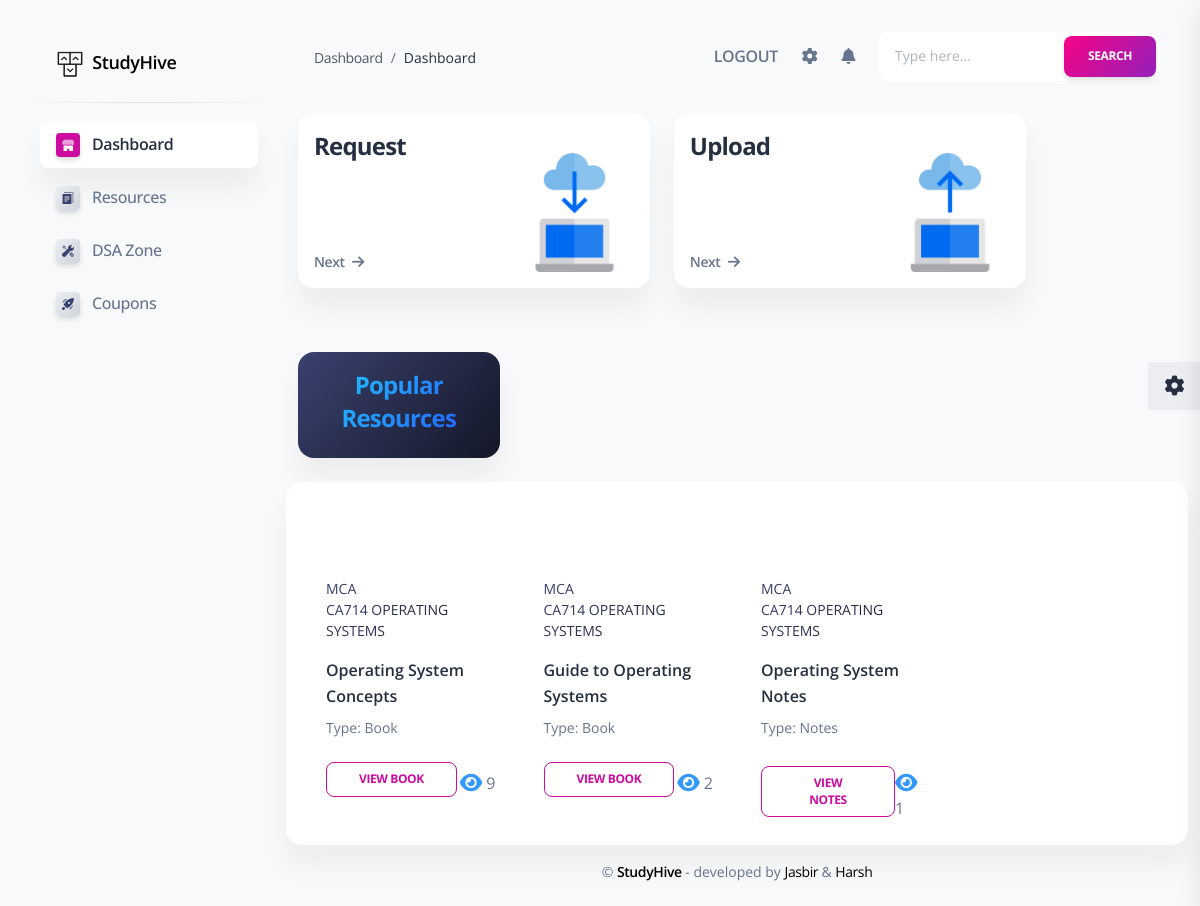
The app's page / (signed in), older data.
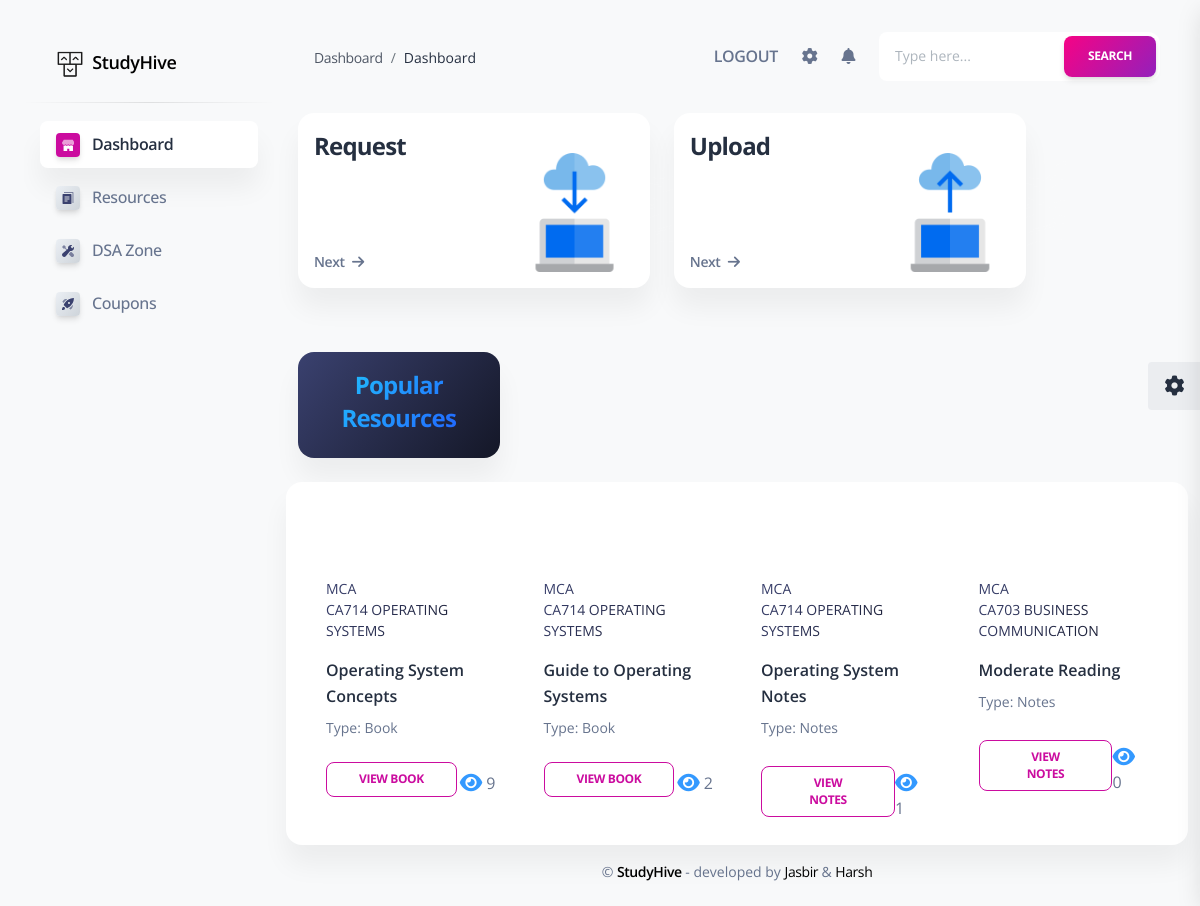
The same page, newer data.
### resource/models/resource.py (models this page shows, shortened)
class Resource(models.Model):
    RESOURCE_TYPE = (
        ('Q', 'Question paper'),
        ('N', 'Notes'),
        ('B', 'Book'),
    )
    student = models.ForeignKey(Student, on_delete=models.CASCADE)
    course = models.ForeignKey(Course, on_delete=models.CASCADE)
    subject = models.ForeignKey(Subject, on_delete=models.CASCADE)
    title = models.CharField(blank=True,null=True, max_length=250)
    type = models.CharField(choices=RESOURCE_TYPE, max_length=1)
    file = models.FileField(upload_to=get_upload_path)
    timestamp = models.DateTimeField(default=timezone.now)
    views = models.PositiveIntegerField(default=0)
    approved = models.BooleanField(default=False)
    class Meta:
        verbose_name = 'Resource'
        verbose_name_plural = 'Resources'

### resource/models/course.py (models this page shows)
class Course(models.Model):
    name = models.CharField(max_length=50)
    class Meta:
        verbose_name = 'Course'
        verbose_name_plural = 'Courses'
    def __str__(self):
        return self.name

### resource/models/subject.py (models this page shows)
class Subject(models.Model):
    course = models.ForeignKey(Course, on_delete=models.CASCADE)
    code = models.CharField(max_length=10)
    name = models.CharField(max_length=50)
    class Meta:
        verbose_name = 'Subject'
        verbose_name_plural = 'Subjects'
    def __str__(self):
        return f"{self.code} {self.name}"

### home/views/home.py (the view)
# urls.py: path("", dsa.index, name="dsa")
@login_required(login_url='/login/')
def index(request):
    popular_resources = get_popular_resources()
    return render(request, 'home/index.html', {'popular_resources': popular_resources})

### home/views/home.py (called while the page is built)
def get_popular_resources(count=4):
    resources = Resource.objects.all().order_by('-views')[:count]
    return resources

### resource/templatetags/resource_filters.py (called while the page is built)
@register.filter(name='resource_type')
def resource_type(type):
    if type=='Q':
        return "Question paper"
    elif type=='B':
        return "Book"
    elif type=='N':
        return "Notes"

### templates/home/index.html (shortened to what this page needs)
{% extends 'layouts/base.html' %}
{% load resource_filters %}
{% block content %}
    <div class="container-fluid py-4">
      <div class="row">
        <div class="col-5 mb-lg-0 mb-4">
          <div class="card">
            <div class="card-body p-3">
              <div class="row">
                <div class="col-lg-6">
                  <div class="d-flex flex-column h-100">
                    <h4 class="font-weight-bolder">Request</h4>
                    <a class="text-body text-sm font-weight-bold mb-0 icon-move-right mt-auto" href="{% url 'resource-request' %}">
                      Next
                      <i class="fas fa-arrow-right text-sm ms-1" aria-hidden="true"></i>
                    </a>
                  </div>
                </div>
                <div class="col-lg-5 ms-auto text-center mt-5 mt-lg-0">
                  <div class="border-radius-lg h-100">
                    <div class="position-relative d-flex align-items-center justify-content-center h-100">
                      <img class="w-100 position-relative z-index-2 pt-4" src="/static/assets/img/illustrations/download.png">
                    </div>
                  </div>
                </div>
              </div>
            </div>
          </div>
        </div>
        <div class="col-5 mb-lg-0 mb-4">
          <div class="card">
            <div class="card-body p-3">
              <div class="row">
                <div class="col-lg-6">
                  <div class="d-flex flex-column h-100">
                    <h4 class="font-weight-bolder">Upload</h4>
                    <a class="text-body text-sm font-weight-bold mb-0 icon-move-right mt-auto" href="{% url 'resource-upload' %}">
                      Next
                      <i class="fas fa-arrow-right text-sm ms-1" aria-hidden="true"></i>
                    </a>
                  </div>
                </div>
                <div class="col-lg-5 ms-auto text-center mt-5 mt-lg-0">
                  <div class=" border-radius-lg h-100">
                    <div class="position-relative d-flex align-items-center justify-content-center h-100">
                      <img class="w-100 position-relative z-index-2 pt-4" src="/static/assets/img/illustrations/upload.png">
                    </div>
                  </div>
                </div>
              </div>
            </div>
          </div>
        </div>
      </div>
      <div class="row">
        <div class="col-xl-3 col-sm-6 mt-6 mb-4">
          <div class="card bg-gradient-dark">
            <div class="card-body p-3">
              <div class="row">
                <h4 class="align-middle text-center font-weight-bolder text-info text-gradient">Popular Resources</h4>
              </div>
            </div>
          </div>
        </div>
        <div class="card">
        <div class="card-body p-3">
          <div id="resources-row" class="row">
            {% for resource in popular_resources %}
            <div class="col-xl-3 col-md-6 mb-xl-0 mb-4">
              <div class="card card-blog card-plain m-2">
                <div class="card-header position-relative">
                </div>
                <div class="card-body px-1 pb-0">
                  <div class="mb-2">
                    <p class="text-gradient text-dark text-sm">
                      {{resource.course}}<br>{{resource.subject}}
                    </p>
                  </div>
                    <h6>
                      {{resource.title}}
                    </h6>
                  <p class="mb-4 text-sm">
                    Type: {{resource.type|resource_type}}
                  </p>
                  <div class="d-flex align-items-center justify-content-between">
                    <a class="view-resource" resource-pk="{{resource.pk}}" href="/uploads/{{resource.file}}" target="_blank" >
                      <button type="button" class="btn btn-outline-primary btn-sm mb-0">View {{resource.type|resource_type}}</button>
                    </a>
                    <div class="mt-2">
                      <span>
                        <i class="fas fa-eye fa-lg" style="color:#3399ff" aria-hidden="true"></i>
                        {{resource.views}}
                      </span>
                    </div>
                  </div>
                </div>
              </div>
            </div>
            {% endfor %}
          </div>
        </div>
        </div>
      </div>
      {% include "includes/footer.html" %}
    </div>
{% endblock content %}

### templates/layouts/base.html (shortened to what this page needs)
<!DOCTYPE html>
<html lang="en">
<head>
  <link href="/static/assets/css/nucleo-icons.css" rel="stylesheet" />
  <link href="/static/assets/css/nucleo-svg.css" rel="stylesheet" />
  <link href="/static/assets/css/nucleo-svg.css" rel="stylesheet" />
  <link id="pagestyle" href="/static/assets/css/soft-ui-dashboard.css?v=1.0.0" rel="stylesheet" />
</head>
<body class="g-sidenav-show bg-gray-100">
  {% include "includes/sidebar.html" %}
  <main class="main-content mt-4 border-radius-lg">
    {% include "includes/navigation.html" %}
    {% block content %}{% endblock content %}
  </main>
  {% include "includes/fixed-plugin.html" %}
</body>
</html>

### templates/includes/sidebar.html (shortened to what this page needs)
{% url 'home' as home_url %}
{% url 'resources' as resource_url %}
{% url 'dsa' as dsa_url %}
{% url 'show-coupons' as coupons_url %}
 <aside class="sidenav navbar navbar-vertical navbar-expand-xs border-0 border-radius-xl my-4 fixed-left ms-4" id="sidenav-main">
    <div class="sidenav-header">
      <a class="navbar-brand m-0" href="/">
        <img src="/static/assets/img/logo-ct.png" class="navbar-brand-img h-100 w-15" alt="...">
        <span class="ms-1 font-weight-bold">StudyHive</span>
      </a>
    </div>
    <hr class="horizontal dark mt-0">
    <div class="collapse navbar-collapse  w-auto" id="sidenav-collapse-main">
      <ul class="navbar-nav">
        <li class="nav-item mb-1">
          <a class="nav-link {% if request.path == home_url %} active {% endif %}" href="{{home_url}}">
            <div class="icon icon-shape icon-xs shadow border-radius-sm bg-gradient-light text-center me-2 d-flex align-items-center justify-content-center">
            </div>
            <span class="nav-link-text ms-1">Dashboard</span>
          </a>
        </li>
        <li class="nav-item mb-1">
          <a class="nav-link {% if request.path == resource_url %} active {% endif %}" href="{{resource_url}}">
            <div class="icon icon-shape icon-xs shadow border-radius-sm bg-gradient-light text-center me-2 d-flex align-items-center justify-content-center">
            </div>
            <span class="nav-link-text ms-1">Resources</span>
          </a>
        </li>
        <li class="nav-item mb-1">
          <a class="nav-link {% if request.path == dsa_url %} active {% endif %}" href="{{dsa_url}}">
            <div class="icon icon-shape icon-xs shadow border-radius-sm bg-gradient-light text-center me-2 d-flex align-items-center justify-content-center">
            </div>
            <span class="nav-link-text ms-1">DSA Zone</span>
          </a>
        </li>
        <li class="nav-item mb-1">
          <a class="nav-link {% if request.path == coupons_url %} active {% endif %}" href="{{coupons_url}}">
            <div class="icon icon-shape icon-xs shadow border-radius-sm bg-gradient-light text-center me-2 d-flex align-items-center justify-content-center">
            </div>
            <span class="nav-link-text ms-1">Coupons</span>
          </a>
        </li>
      </ul>
    </div>
  </aside>

### templates/includes/navigation.html (shortened to what this page needs)
  <nav class="navbar navbar-main navbar-expand-lg px-0 mx-4 shadow-none border-radius-xl" id="navbarBlur" navbar-scroll="true">
    <div class="container-fluid px-3">
        <nav aria-label="breadcrumb">
          <ol class="breadcrumb bg-transparent mb-0 pb-1 px-0 me-sm-6 me-12">
            <li class="breadcrumb-item"><a class="opacity-8 text-dark" href="javascript:;">Dashboard</a></li>
            <li class="breadcrumb-item text-dark active" aria-current="page">
              Dashboard
            </li>
          </ol>
        </nav>
        <div class="collapse navbar-collapse me-md-0 me-4" id="navbar">
          <ul class="navbar-nav mb-2 mb-sm-0 ms-sm-auto justify-content-sm-end">
            <li class="nav-item d-flex align-items-center">
              <a href="{% url 'logout' %}"
                 class="nav-link text-body text-uppercase font-weight-bold px-0">
                Logout
              </a>
            </li>
            <li class="nav-item px-4 d-flex align-items-center">
              <a href="javascript:;" class="nav-link text-body p-0">
                <i class="fa fa-cog fixed-plugin-button-nav cursor-pointer"></i>
              </a>
            </li>
            <li class="nav-item dropdown pe-2 d-flex align-items-center">
              <a href="javascript:;" class="nav-link text-body p-0" id="dropdownMenuButton" data-bs-toggle="dropdown" aria-expanded="false">
                <i class="fa fa-bell cursor-pointer"></i>
              </a>
            </li>
          </ul>
        </div>
        <div class="ms-md-auto ps-md-3 d-flex align-items-center">
          <div class="bg-white border-radius-lg d-flex">
            <input type="text" class="form-control border-0 ps-3" placeholder="Type here...">
            <button class="btn bg-gradient-primary my-1 me-1">Search</button>
          </div>
        </div>
    </div>
  </nav>

### templates/includes/footer.html
      <footer class="footer pt-3">
        <div class="container-fluid">
          <div class="row align-items-center justify-content-lg-between">
            <div class="col-12 mb-lg-0 mb-4">
              <div class="copyright text-center text-sm text-muted">
                &copy;
                <a href="https://github.com/JasbirCodeSpace/StudyHive" class="font-weight-bold" target="_blank">StudyHive</a>
                - developed by
                <a href="https://github.com/JasbirCodeSpace" target="_blank">
                  Jasbir
                </a>
                &amp;
                <a href="https://github.com/harshrai654" target="_blank">
                Harsh
                </a>
              </div>
            </div>
          </div>
        </div>
      </footer>

### templates/includes/fixed-plugin.html (shortened to what this page needs)
  <div class="fixed-plugin">
    <a class="fixed-plugin-button position-fixed px-3 py-2">
      <i class="fa fa-cog text-dark"> </i>
    </a>
  </div>

### static/assets/css/nucleo-svg.css (style rules this page uses)
.icon { display: inline-block; color: #111111; height: 1em; width: 1em; }
.icon-xs { height: 0.5em; width: 0.5em; }
.icon { fill: currentColor; stroke: none; }

Row changes from the older to the newer data that the page shows:
added Resource: course "MCA", subject "CA703 BUSINESS COMMUNICATION", title "Moderate Reading", type|resource_type "Notes", type|resource_type "NOTES", views "0"
